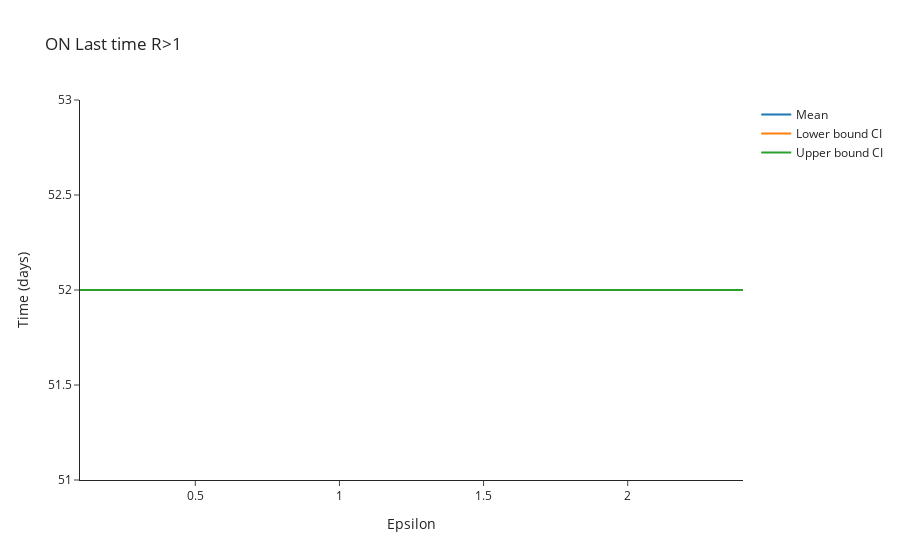

Notebook code for this chart:
### Code cell
# Plot time of last R_t > 1 
fig = go.Figure()

# Plot of incidences
fig.add_trace(
    go.Scatter(
        x=large_epsilon_range,
        y=last_time_r_more_than_1,
        mode='lines',
        name='Mean'
    )
)

fig.add_trace(
    go.Scatter(
        x=large_epsilon_range,
        y=last_time_r_more_than_1_LowerCI,
        mode='lines',
        name='Lower bound CI'
    )
)

fig.add_trace(
    go.Scatter(
        x=large_epsilon_range,
        y=last_time_r_more_than_1_UpperCI,
        mode='lines',
        name='Upper bound CI'
    )
)

# Add axis labels
fig.update_layout(
    title='ON Last time R>1',
    template='simple_white',
    xaxis_title='Epsilon',
    yaxis_title='Time (days)'
)


#fig.write_image('ON-Last-time-R-more-than-1.pdf')
fig.show()

### Figure 1 — Plotly figure (JSON) as saved in the notebook; plotly's stock layout.template omitted (floating-point values rounded to 4 significant figures)
{"data": [{"mode": "lines", "name": "Mean", "type": "scatter", "x": [0.1, 0.2, 0.3, 0.4, 0.5, 0.6, 0.7, 0.8, 0.9, 1, 1.1, 1.2, 1.3, 1.4, 1.5, 1.6, 1.7, 1.8, 1.9, 2, 2.1, 2.2, 2.3, 2.4], "y": [52, 52, 52, 52, 52, 52, 52, 52, 52, 52, 52, 52, 52, 52, 52, 52, 52, 52, 52, 52, 52, 52, 52, 52]}, {"mode": "lines", "name": "Lower bound CI", "type": "scatter", "x": [0.1, 0.2, 0.3, 0.4, 0.5, 0.6, 0.7, 0.8, 0.9, 1, 1.1, 1.2, 1.3, 1.4, 1.5, 1.6, 1.7, 1.8, 1.9, 2, 2.1, 2.2, 2.3, 2.4], "y": [52, 52, 52, 52, 52, 52, 52, 52, 52, 52, 52, 52, 52, 52, 52, 52, 52, 52, 52, 52, 52, 52, 52, 52]}, {"mode": "lines", "name": "Upper bound CI", "type": "scatter", "x": [0.1, 0.2, 0.3, 0.4, 0.5, 0.6, 0.7, 0.8, 0.9, 1, 1.1, 1.2, 1.3, 1.4, 1.5, 1.6, 1.7, 1.8, 1.9, 2, 2.1, 2.2, 2.3, 2.4], "y": [52, 52, 52, 52, 52, 52, 52, 52, 52, 52, 52, 52, 52, 52, 52, 52, 52, 52, 52, 52, 52, 52, 52, 52]}], "layout": {"title": {"text": "ON Last time R>1"}, "xaxis": {"title": {"text": "Epsilon"}}, "yaxis": {"title": {"text": "Time (days)"}}}}
